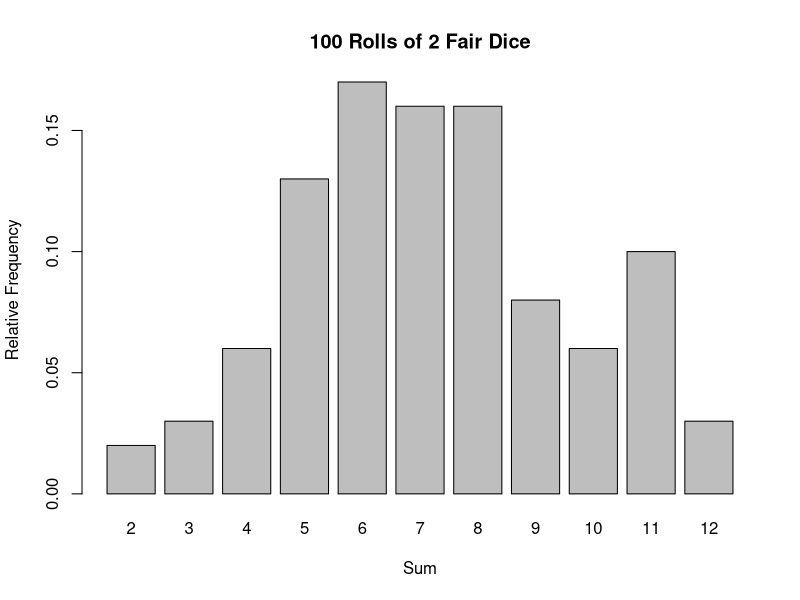
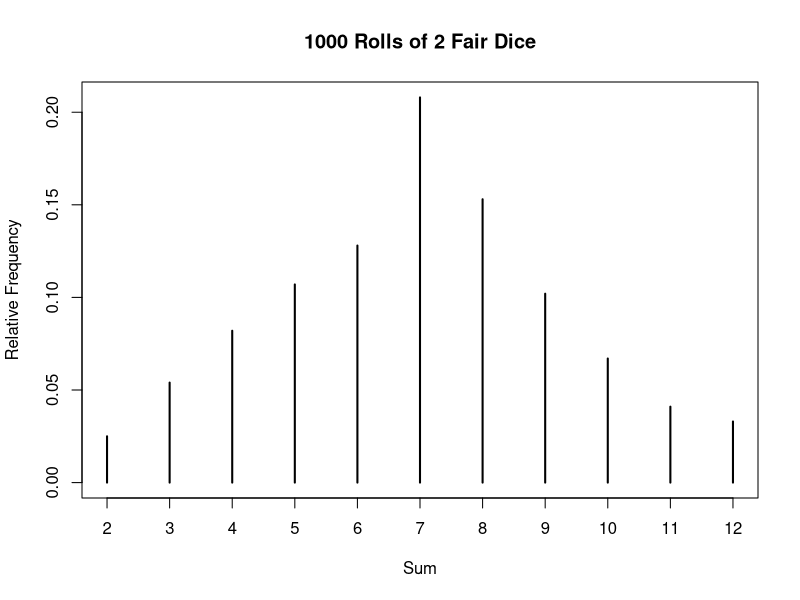
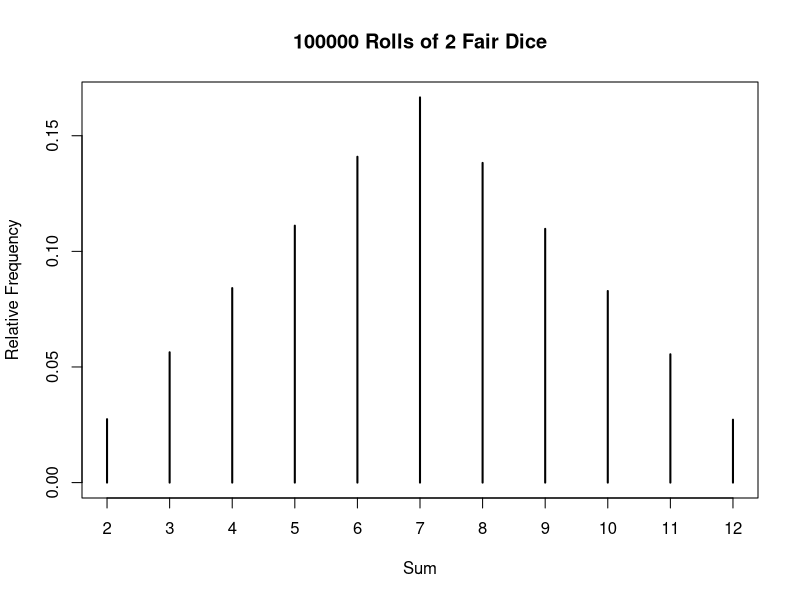
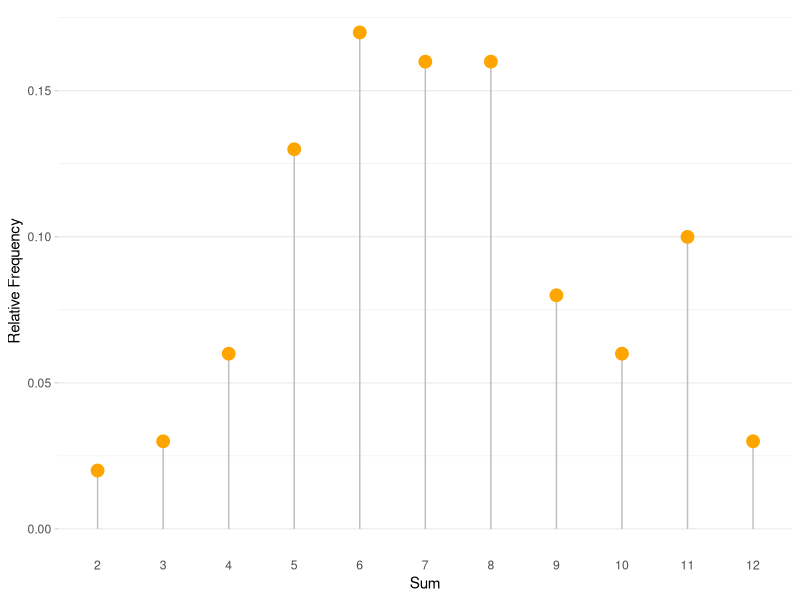
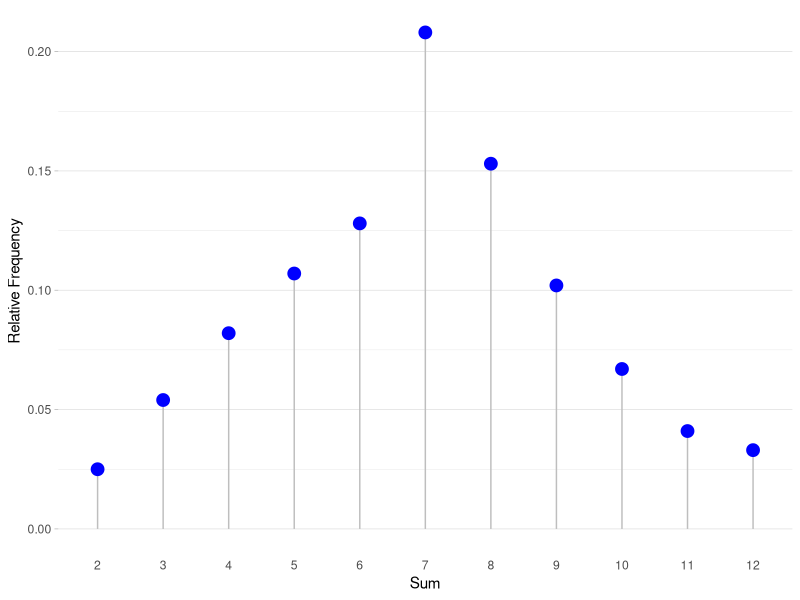
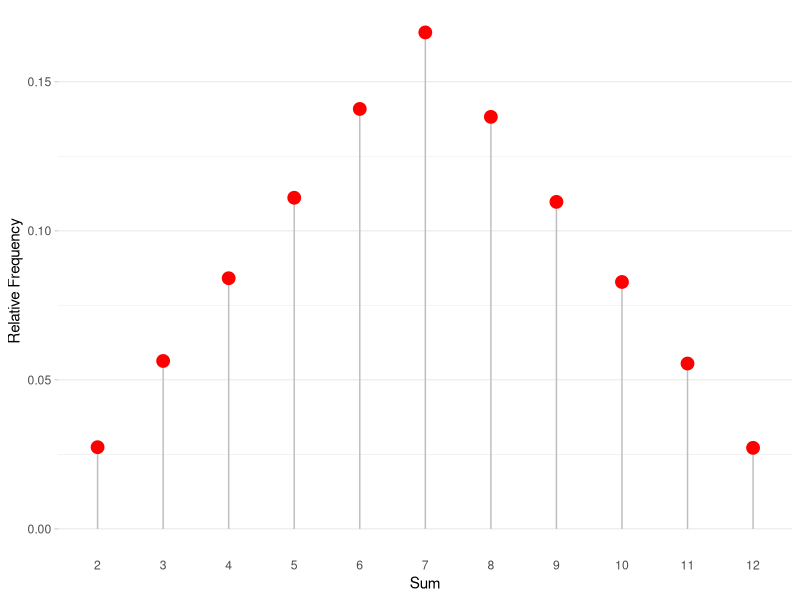

Write R code to recreate these figures, in order.
two.dice <- function(){
  dice <- sample(1:6, size = 2, replace = TRUE)
  return(sum(dice))
}

two.dice()
replicate(n = 20, expr = two.dice())

sims <- replicate(100, two.dice())
table(sims)
df = as.data.frame(table(sims)/length(sims))
barplot(table(sims)/length(sims), xlab = 'Sum', ylab = 'Relative Frequency', main = '100 Rolls of 2 Fair Dice')

# Libraries
library(ggplot2)

# Create data
data <- data.frame(x=df$sims,y=df$Freq)

# Plot
png("Ej13_dice1.png", width = 1000, height = 1300, res = 300)
ggplot(data, aes(x=x, y=y)) +
  geom_segment( aes(x=x, xend=x, y=0, yend=y), color="grey") +
  geom_point( color="orange", size=4) +
  theme_light() +
  theme(panel.grid.major.x = element_blank(),
    panel.border = element_blank(),
    axis.ticks.x = element_blank()) +
  xlab("Sum") +
  ylab("Relative Frequency")
dev.off()

##############################################################

more.sims <- replicate(1000, two.dice())
df1 = as.data.frame(table(more.sims)/length(more.sims))
plot(table(more.sims)/length(more.sims), 
     xlab = 'Sum', ylab = 'Relative Frequency', main = '1000 Rolls of 2 Fair Dice')

# Create data
data1 <- data.frame(x=df1$more.sims,y=df1$Freq)

# Plot
png("Ej13_dice2.png", width = 1000, height = 1300, res = 300)
ggplot(data1, aes(x=x, y=y)) +
  geom_segment( aes(x=x, xend=x, y=0, yend=y), color="grey") +
  geom_point( color="blue", size=4) +
  theme_light() +
  theme(panel.grid.major.x = element_blank(),
        panel.border = element_blank(),
        axis.ticks.x = element_blank()) +
  xlab("Sum") +
  ylab("Relative Frequency")
dev.off()
#############################################################

even.more.sims <- replicate(100000, two.dice())
df2 = as.data.frame(table(even.more.sims)/length(even.more.sims))
plot(table(even.more.sims)/length(even.more.sims), 
     xlab = 'Sum', ylab = 'Relative Frequency', main = '100000 Rolls of 2 Fair Dice')

# Create data
data2 <- data.frame(x=df2$even.more.sims,y=df2$Freq)

# Plot
png("Ej13_dice3.png", width = 1000, height = 1300, res = 300)
ggplot(data2, aes(x=x, y=y)) +
  geom_segment( aes(x=x, xend=x, y=0, yend=y), color="grey") +
  geom_point( color="red", size=4) +
  theme_light() +
  theme(panel.grid.major.x = element_blank(),
        panel.border = element_blank(),
        axis.ticks.x = element_blank()) +
  xlab("Sum") +
  ylab("Relative Frequency")
dev.off()
